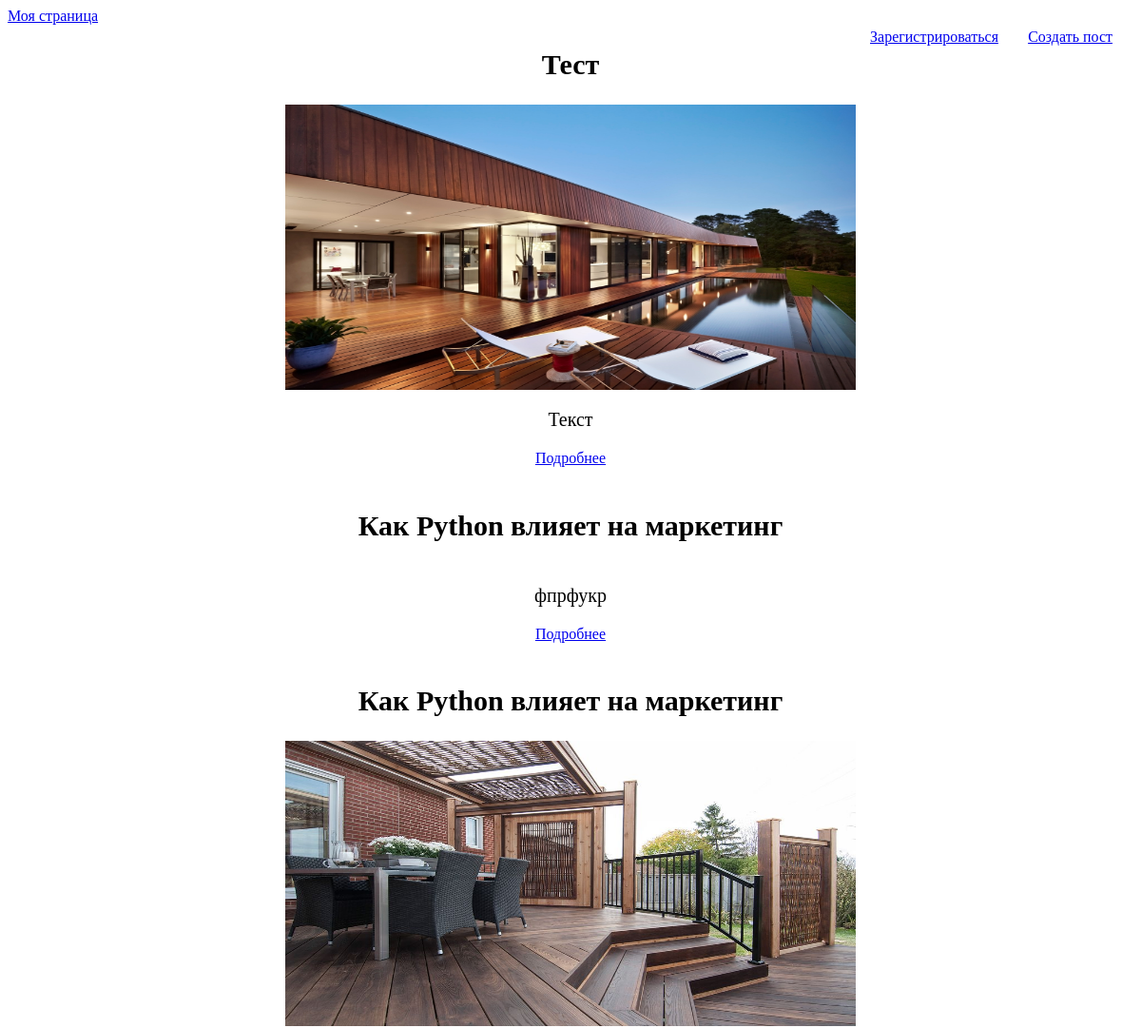
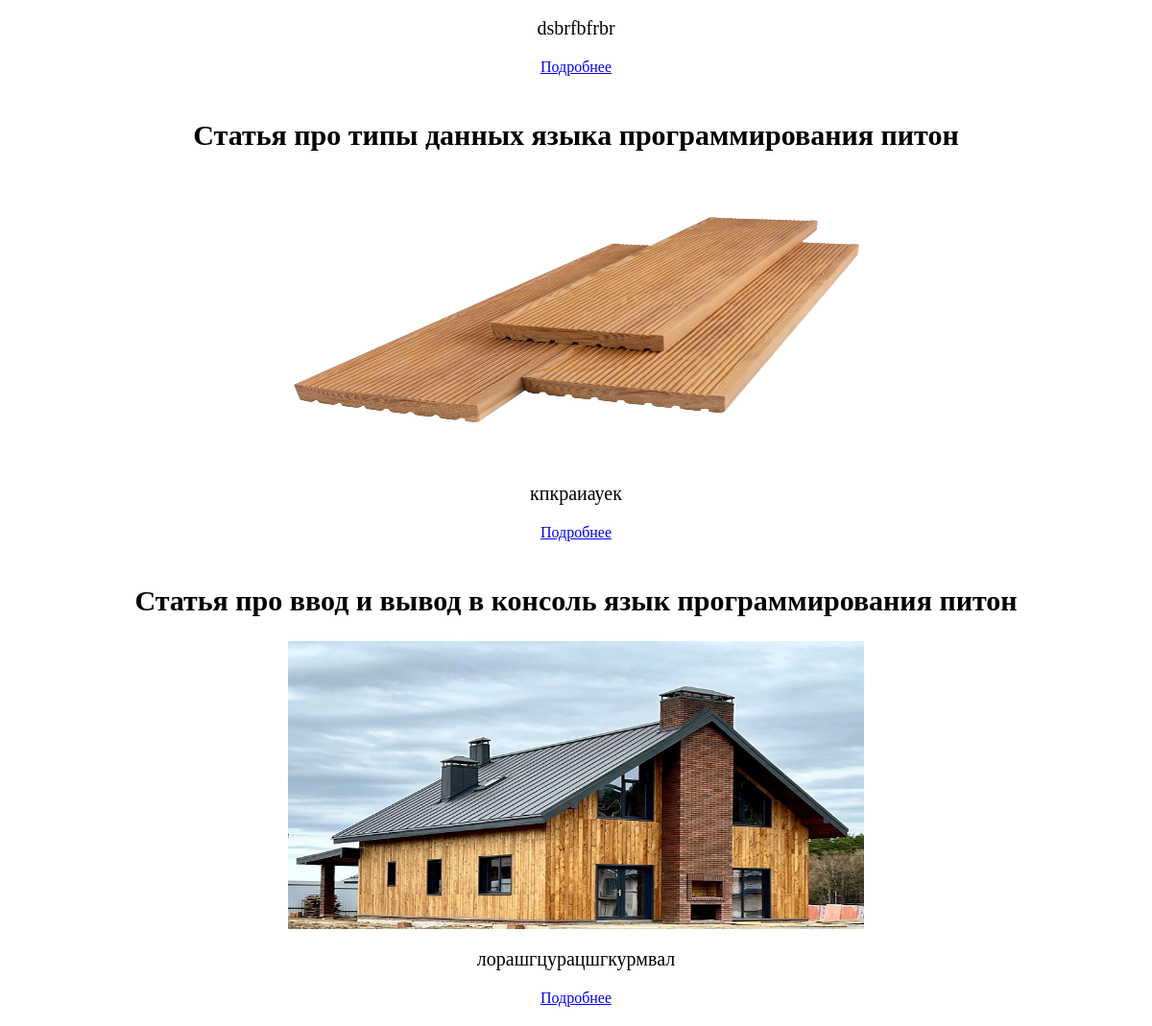
/posts/, run on the app's committed database (2 pictures, top to bottom).
### posts/models.py (models this page shows, shortened)
class Post(models.Model):
    CATEGORIES = [
        ("TNK", "Танки"),
        ("HIL", "Хилы"),
        ("DD", "ДД"),
        ("TRD", "Торговцы"),
        ("GDM", "Гилдмастеры"),
        ("QGV", "Квестгиверы"),
        ("BSM", "Кузнецы"),
        ("LTH", "Кожевники"),
        ("ALC", "Зельевары"),
        ("ENC", "Мастера заклинаний"),
    ]
    title = models.CharField("Заголовок", max_length=200)
    image = models.ImageField(upload_to='post_images/')
    video = models.FileField(upload_to='post_videos/', null=True, blank=True)
    text = models.TextField("Текст")
    category = models.CharField("Категория", max_length=3, choices=CATEGORIES)
    author = models.ForeignKey(User, on_delete=models.CASCADE, related_name="posts")

### posts/views.py (the view)
# urls.py: path('posts/', views.post_list, name='post_list'),
def post_list(request):
    posts = Post.objects.all()
    return render(request, 'posts/post_list.html', {'posts': posts})

### posts/templates/posts/post_list.html (shortened to what this page needs)
<a href="{% url 'new_post' %}" class="create-post-btn">Создать пост</a>
<a href="{% url 'register' %}" class="register-btn">Зарегистрироваться</a>
<a href="{% url 'private_page' %}">Моя страница</a>
{% for post in posts %}
    <div class="post">
        <h2 class="post-title">{{ post.title }}</h2>
        {% if post.image %}
            <div class="post-image"><img src="{{ post.image.url }}"></div>
        {% endif %}
        <p class="post-text">{{ post.text }}</p>
        <a href="{% url 'post_detail' pk=post.pk %}">Подробнее</a>
    </div>
{% empty %}
    <p>No posts yet.</p>
{% endfor %}

### posts/templates/posts/post_list.html (style rules this page uses)
.create-post-btn { position: absolute; top: 30px; right: 30px; }
.register-btn { position: absolute; top: 30px; right: 150px; }
.post { display: flex; flex-direction: column; align-items: center; margin-bottom: 20px; }
.post-title { font-size: 30px; font-weight: bold; }
.post-text { font-size: 20px; }
.post-image img { height: 300px; width: 600px; }

### data on the page
Post: title "Тест", image (picture), text "Текст"
Post: title "Как Python влияет на маркетинг", text "фпрфукр"
Post: title "Как Python влияет на маркетинг", image (picture), text "dsbrfbfrbr"
Post: title "Статья про типы данных языка программирования питон", image (picture), text "кпкраиауек"
Post: title "Статья про ввод и вывод в консоль язык программирования питон", image (picture), text "лорашгцурацшгкурмвал"
